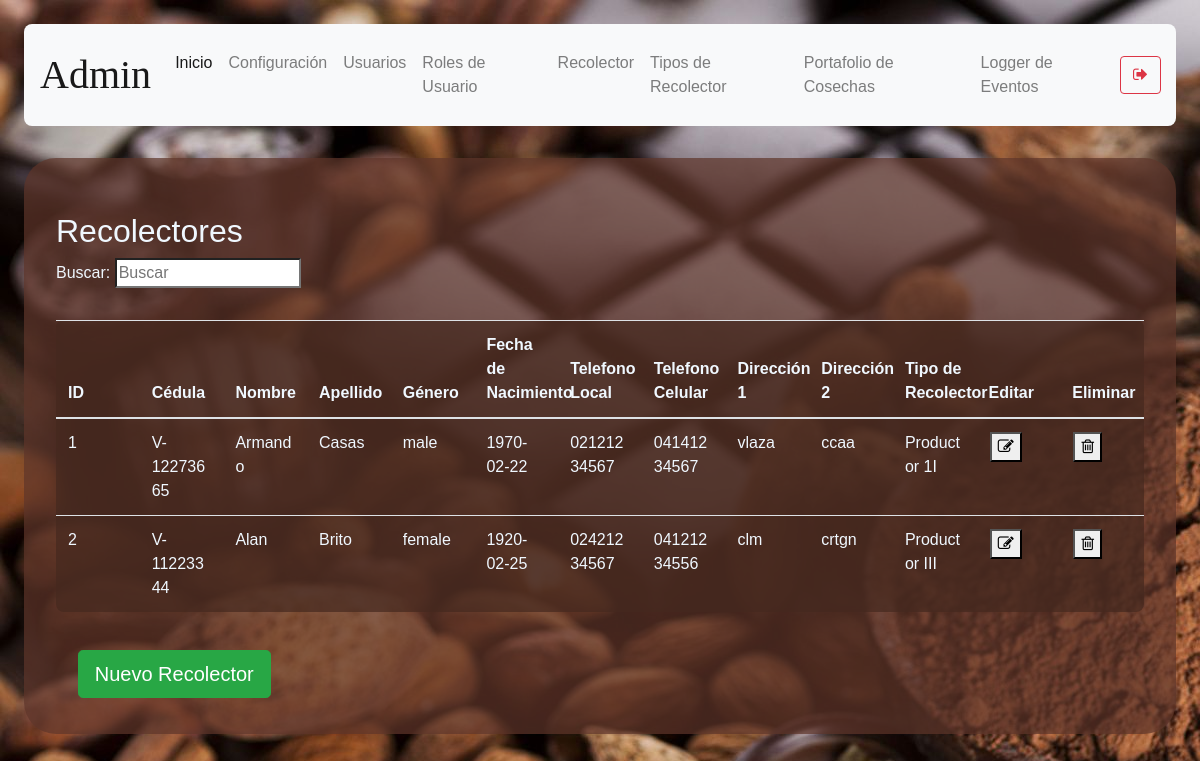
The page /productor-data (signed in) on the database its author committed.
### models/productor.py (models this page shows, shortened)
class Productor(db.Model) :
    __tablename__ = "productor"
    id = db.Column(db.Integer, primary_key = True)
    cedula = db.Column(db.String(100), nullable = False, unique=True)
    name = db.Column(db.String(100), nullable = False)
    last_name = db.Column(db.String(100), nullable = False)
    gender = db.Column(db.String(10), nullable = False)
    date_of_birth = db.Column(db.String(10), nullable = False)
    local_phone = db.Column(db.String(20), nullable = True)
    movil_phone = db.Column(db.String(20), nullable = True)
    address_1 = db.Column(db.String(150), nullable = True)
    address_2 = db.Column(db.String(150), nullable = True)
    productor_type_id = db.Column(db.Integer, db.ForeignKey('productor_type.id'))

### models/productor_type.py (models this page shows, shortened)
class Productor_type(db.Model):
    __tablename__ = 'productor_type'
    id = db.Column(db.Integer, primary_key = True)
    description = db.Column(db.String(50), nullable = False)
    price_percentage = db.Column( db.Float, nullable = False )

### routes/productor.py (the view)
@productor_route.route('/productor-data')
def productor():
    if( not verify_permissions(session, User, allowed_rols) ):
        return redirect(url_for('auth.index'))
    productor_types = Productor_type.query.all()
    productors = Productor.query.all()
    if 'management-status' not in session:
        return render_template('productor-data.html', status="",\
            productor_types = productor_types, productors = productors)
    status = session['management-status']
    session.pop('management-status', None)
    return render_template('productor-data.html', status=status, \
            productor_types = productor_types, productors = productors)

### models/user.py (called while the page is built)
    def get_user_rol_by_username( self, username ):
        user_rol_id = User.query.filter_by(username = username).first().user_rol_id
        user_rol = User_rol.query.get(user_rol_id).description
        return user_rol

### utils/functions.py (called while the page is built)
def verify_permissions(session, User, allowed=['admin']):
    return 'username' in session and \
    ( allowed == 'all' or User.get_user_rol_by_username(User, session['username']) in allowed)

### templates/productor-data.html (shortened to what this page needs)
{% extends "base.html" %}
{% block content %}
<h2>Recolectores</h2>
<p>
    Buscar: <input id ="search-bar" onkeyup="searchEngine()" type="search" name="busqueda" placeholder="Buscar">
</p>
    <table class="table content-table fixed-table">
        <thead>
            <th>ID</th>
            <th>Cédula</th>
            <th>Nombre</th>
            <th>Apellido</th>
            <th>Género</th>
            <th>Fecha de Nacimiento</th>
            <th>Telefono Local</th>
            <th>Telefono Celular </th>
            <th>Dirección 1</th>
            <th>Dirección 2</th>
            <th>Tipo de Recolector</th>
            <th>Editar</th>
            <th>Eliminar</th>
        </thead>
        <tbody id="table-body-data">
        {% for productor in productors %}
        <tr>
            <td>{{ productor.id }}</td>
            <td>{{ productor.cedula }}</td>
            <td>{{ productor.name }}</td>
            <td>{{ productor.last_name }}</td>
            <td>{{ productor.gender }}</td>
            <td>{{ productor.date_of_birth }}</td>
            <td>{{ productor.local_phone }}</td>
            <td>{{ productor.movil_phone }}</td>
            <td>{{ productor.address_1 }}</td>
            <td>{{ productor.address_2 }}</td>
            {% for type in productor_types %}
            {% if type.id == productor.productor_type_id %}
            <td>{{ type.description }} </td>
            {% endif %}
            {% endfor %}
            <td><button onclick="window.location.href=`/productor-data/edit-productor/{{ productor.id }}`"><i class="fa fa-pencil-square-o" aria-hidden="true"></i></button></td>
            <td><button onclick='deleteConfirm( {{productor.id}}, "Productor" )'><i class="fa fa-trash-o" aria-hidden="true"></i></button></td>
        </tr>
        {% endfor %}
        </tbody>
    </table>
    <button type="submit" onclick="showForm()" class="btn btn-success btn-lg mb-1">Nuevo Recolector</button>
{% endblock %}

### static/styles/main.css (style rules this page uses)
body { background-color:aliceblue; background-image: url("../media/2316549.jpg"); margin: 2%; font-family: 'Gill Sans', 'Gill Sans MT', Calibri, 'Trebuchet MS', sans-serif; }
button { margin: 2%; }
h1, h2 { margin-top: 2%; }
.content-table { background-color: rgba(69, 40, 31, 0.7); padding: 2em; color:aliceblue; margin-top: 2em; border-radius: .5em; }
table { width:100%; table-layout:fixed; }
td { word-wrap:break-word; }

### rows shown on the page
Productor: id "1", cedula "V-12273665", name "Armando", last_name "Casas", gender "male", date_of_birth "1970-02-22", local_phone "02121234567", movil_phone "04141234567", address_1 "vlaza", address_2 "ccaa"
Productor_type: description "Productor 1I"
Productor: id "2", cedula "V-11223344", name "Alan", last_name "Brito", gender "female", date_of_birth "1920-02-25", local_phone "02421234567", movil_phone "04121234556", address_1 "clm", address_2 "crtgn"
Productor_type: description "Productor III"

### other values the page prints
{{ session['username'] }} "Admin"
